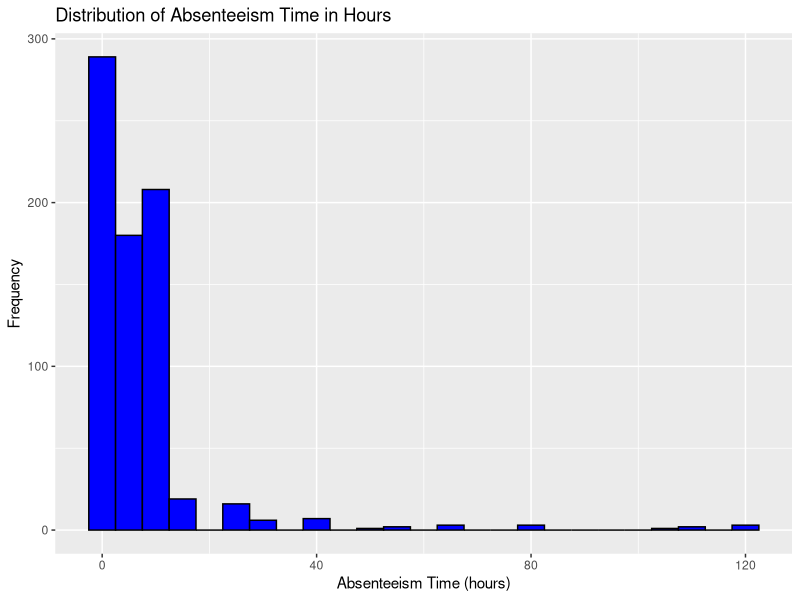
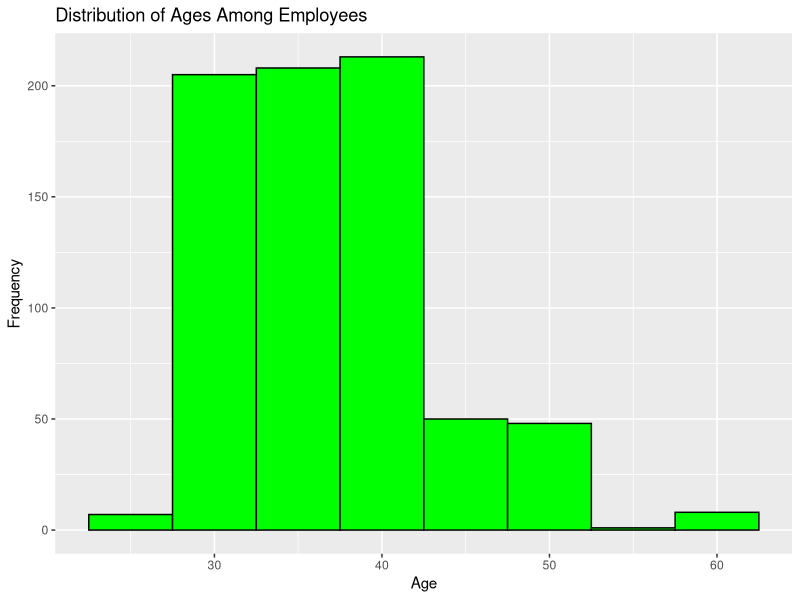
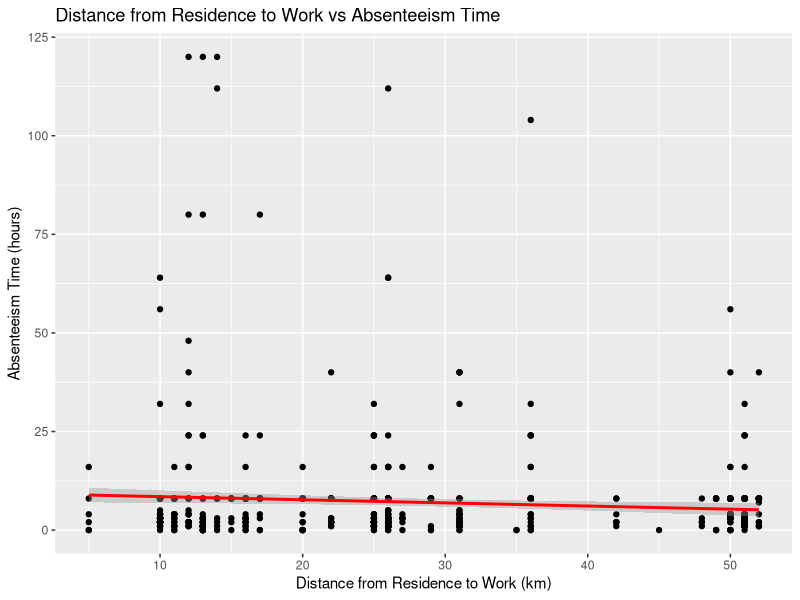
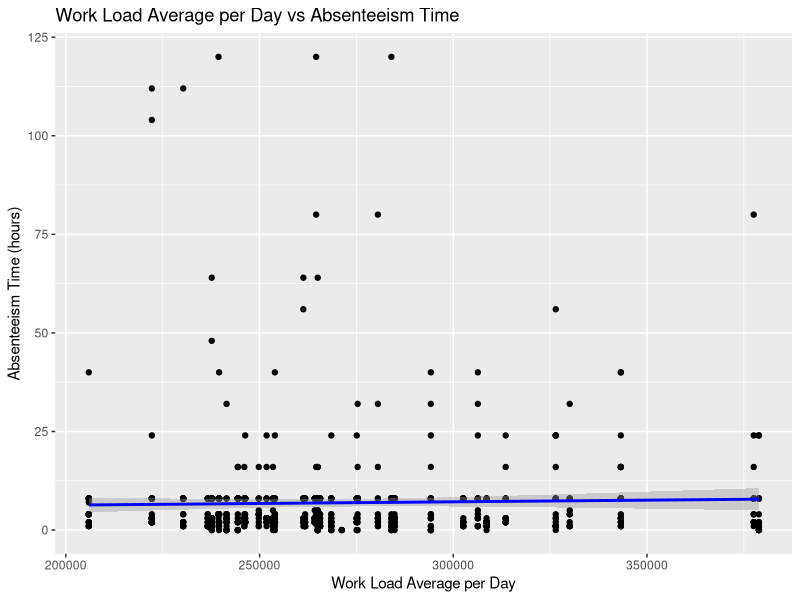
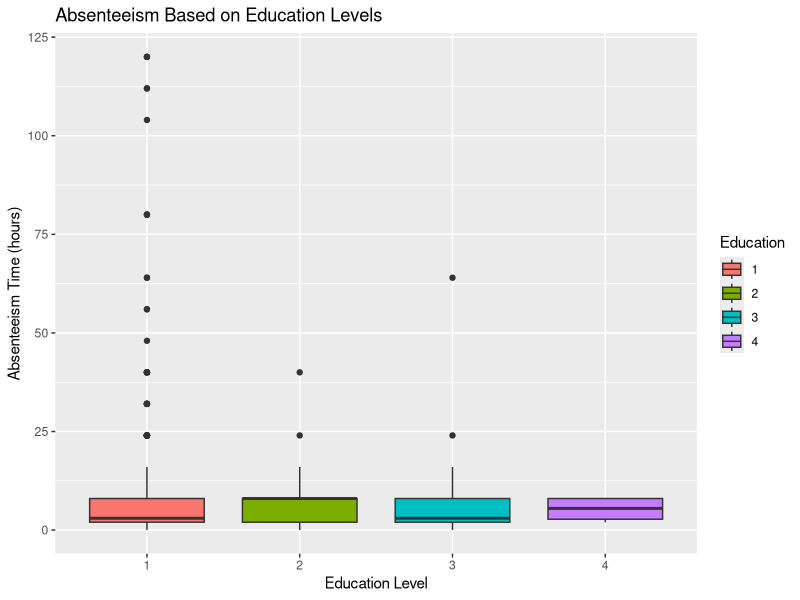
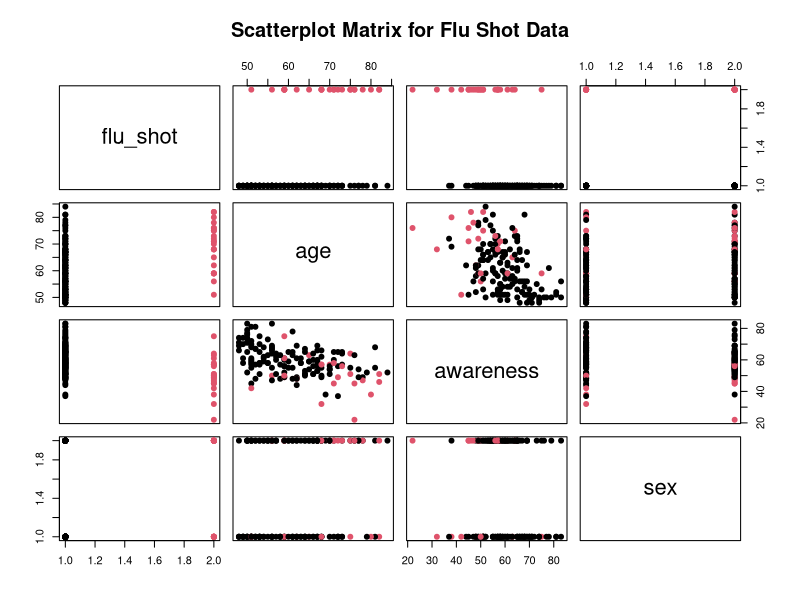

R code for these plots, in order:
## ---- chunk 1
knitr::opts_chunk$set(echo = TRUE)
library(dplyr)
library(readxl)
library(ggplot2)
library(nnet)
library(stats)
library(reshape2)
## ---- chunk 2
# Load the dataset
absent <- read_excel("Absenteeism_at_work.xls")

# Recode absenteeism
absent <- absent %>%
  mutate(absenteeism = case_when(
    Absenteeism_time_in_hours >= 0 & Absenteeism_time_in_hours <= 20 ~ "Low",
    Absenteeism_time_in_hours > 20 & Absenteeism_time_in_hours <= 40 ~ "Moderate",
    Absenteeism_time_in_hours > 40 ~ "High"
  ))

# Convert categorical variables to factors
absent$absenteeism <- factor(absent$absenteeism)
absent$Month_of_absence <- factor(absent$Month_of_absence)
absent$Day_of_the_week <- factor(absent$Day_of_the_week)
absent$Seasons <- factor(absent$Seasons)
absent$Education <- factor(absent$Education)


# Check for missing values
missing_values <- sapply(absent, function(x) sum(is.na(x)))
print(missing_values)

# View the structure of the data
str(absent)

# Verify the column names
names(absent)
## ---- chunk 3
# Distribution of 'Absenteeism time in hours'
ggplot(absent, aes(x = Absenteeism_time_in_hours)) +
  geom_histogram(binwidth = 5, fill = "blue", color = "black") +
  labs(title = "Distribution of Absenteeism Time in Hours", x = "Absenteeism Time (hours)", y = "Frequency")
## ---- chunk 4
# Distribution of ages among employees
ggplot(absent, aes(x = Age)) +
  geom_histogram(binwidth = 5, fill = "green", color = "black") +
  labs(title = "Distribution of Ages Among Employees", x = "Age", y = "Frequency")
## ---- chunk 5
# Correlation between distance from residence to work and absenteeism time
ggplot(absent, aes(x = Distance_from_Residence_to_Work, y = Absenteeism_time_in_hours)) +
  geom_point() +
  geom_smooth(method = "lm", col = "red") +
  labs(title = "Distance from Residence to Work vs Absenteeism Time", x = "Distance from Residence to Work (km)", y = "Absenteeism Time (hours)")
## ---- chunk 6
# Work load average per day and absenteeism
ggplot(absent, aes(x = Work_load_Average_in_days, y = Absenteeism_time_in_hours)) +
  geom_point() +
  geom_smooth(method = "lm", col = "blue") +
  labs(title = "Work Load Average per Day vs Absenteeism Time", x = "Work Load Average per Day", y = "Absenteeism Time (hours)")
## ---- chunk 7
# Absenteeism based on education levels
ggplot(absent, aes(x = Education, y = Absenteeism_time_in_hours, fill = Education)) +
  geom_boxplot() +
  labs(title = "Absenteeism Based on Education Levels", x = "Education Level", y = "Absenteeism Time (hours)")
## ---- chunk 8
# Correlation matrix
correlation_matrix <- cor(absent %>% select_if(is.numeric))
print(correlation_matrix)
## ---- chunk 9
# Multinomial logistic regression model
model <- multinom(absenteeism ~ Month_of_absence + Day_of_the_week + Seasons + Transportation_expense + Distance_from_Residence_to_Work + Service_time + Age + Work_load_Average_in_days + Education + Son + Pet + Weight + Height + Body_mass_index, data = absent)

# Summary of the model
summary(model)
## ---- chunk 10
# Load the flu shot data
flu_shot <- read.table("flu shot.txt", header = TRUE)

# Convert categorical variables to factors
flu_shot$flu_shot <- factor(flu_shot$flu_shot)
flu_shot$sex <- factor(flu_shot$sex)

# Scatterplot matrix
pairs(flu_shot, main = "Scatterplot Matrix for Flu Shot Data", pch = 19, col = flu_shot$flu_shot)
## ---- chunk 11
# Fit the multiple logistic regression model
model_flu <- glm(flu_shot ~ age + awareness + sex, family = binomial(link = "logit"), data = flu_shot)

# Summary of the model
summary(model_flu)
## ---- chunk 12
# Fitted regression equation
beta <- coef(model_flu)
cat("Fitted regression equation: logit(flu_shot) =", round(beta[1], 2), "+", round(beta[2], 2), "* age +", round(beta[3], 2), "* awareness +", round(beta[4], 2), "* sex")
## ---- chunk 13
# Exponentiated coefficients
exp_beta <- exp(coef(model_flu))
exp_beta
## ---- chunk 14
# Predict the probability of receiving a flu shot for a specific case
new_data <- data.frame(age = 55, awareness = 60, sex = factor(1, levels = levels(flu_shot$sex)))
predicted_probability <- predict(model_flu, newdata = new_data, type = "response")
predicted_probability
## ---- chunk 15
# Wald test for variable significance
wald_test <- summary(model_flu)$coefficients / summary(model_flu)$standard.errors
p_values <- (1 - pnorm(abs(wald_test), 0, 1)) * 2
p_values
## ---- chunk 16
# Forward selection for predictor variables
model_null <- glm(flu_shot ~ 1, family = binomial(link = "logit"), data = flu_shot)
model_forward <- step(model_null, scope = list(lower = model_null, upper = model_flu), direction = "forward")
summary(model_forward)
## ---- chunk 17
# Backward selection for predictor variables
model_backward <- step(model_flu, direction = "backward")
summary(model_backward)
## ---- chunk 18
# Interpretation of coefficients
coefficients <- summary(model_flu)$coefficients
coefficients
